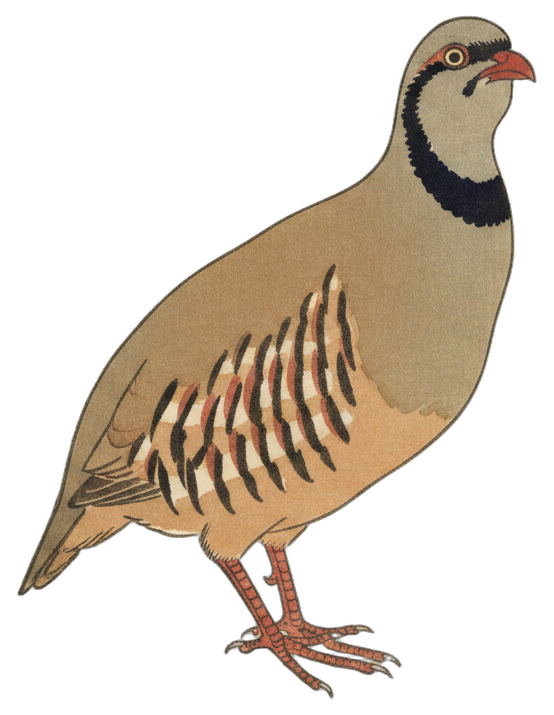
#> input picture avian/assets/illustrations/alectoris-chukar.png, 554 x 715 px
$ python segment_chroma_connected.py ../assets/illustrations/alectoris-chukar.png --out out.png
#> lines starting #> are read from the running program, lines starting #| are printed output that depends on the picture; after the words box and inside, x2 and y2 are one past the last pixel; in counts of white or black regions, pixels touching at a corner belong together
#!/usr/bin/env python3
"""Extract a generated subject from a variable chroma background.

Only key-colored pixels connected to the canvas border are removed. This
preserves pale or slightly key-tinted pixels enclosed by the subject's ink
outline, avoiding the holes that global color keys and semantic matting can
create in silver vehicles.
"""

from __future__ import annotations

import argparse
import statistics
from collections import deque
from pathlib import Path

from PIL import Image


def estimate_border_color(image: Image.Image) -> tuple[int, int, int]:
    pixels = image.load()
    width, height = image.size
    samples = []
    for x in range(width):
        samples.extend((pixels[x, 0][:3], pixels[x, height - 1][:3]))
    for y in range(1, height - 1):
        samples.extend((pixels[0, y][:3], pixels[width - 1, y][:3]))
    return tuple(round(statistics.median(color[channel] for color in samples)) for channel in range(3))


def remove_connected_background(image: Image.Image, tolerance: int) -> Image.Image:
    image = image.convert("RGBA")
    width, height = image.size
    pixels = image.load()
    target = estimate_border_color(image)
    limit = tolerance * tolerance
    background = bytearray(width * height)
    queue: deque[tuple[int, int]] = deque()

    def enqueue(x: int, y: int) -> None:
        index = y * width + x
        if background[index]:
            return
        red, green, blue, _ = pixels[x, y]
        distance = (red - target[0]) ** 2 + (green - target[1]) ** 2 + (blue - target[2]) ** 2
        if distance <= limit:
            background[index] = 1
            queue.append((x, y))

    for x in range(width):
        enqueue(x, 0)
        enqueue(x, height - 1)
    for y in range(1, height - 1):
        enqueue(0, y)
        enqueue(width - 1, y)
    while queue:
        x, y = queue.popleft()
        if x:
            enqueue(x - 1, y)
        if x + 1 < width:
            enqueue(x + 1, y)
        if y:
            enqueue(x, y - 1)
        if y + 1 < height:
            enqueue(x, y + 1)

    alpha = Image.new("L", image.size, 255)
    alpha.putdata([0 if value else 255 for value in background])
    image.putalpha(alpha)
    return image


def keep_largest_component(image: Image.Image) -> Image.Image:
    width, height = image.size
    alpha = image.getchannel("A")
    pixels = alpha.load()
    seen = bytearray(width * height)
    components: list[list[tuple[int, int]]] = []
    for y in range(height):
        for x in range(width):
            index = y * width + x
            if seen[index] or pixels[x, y] == 0:
                continue
            seen[index] = 1
            queue = deque([(x, y)])
            component = []
            while queue:
                cx, cy = queue.popleft()
                component.append((cx, cy))
                for nx, ny in ((cx - 1, cy), (cx + 1, cy), (cx, cy - 1), (cx, cy + 1)):
                    if 0 <= nx < width and 0 <= ny < height:
                        neighbor = ny * width + nx
                        if not seen[neighbor] and pixels[nx, ny] > 0:
                            seen[neighbor] = 1
                            queue.append((nx, ny))
            components.append(component)
    if not components:
        raise RuntimeError("segmentation produced no foreground")
    keep = {y * width + x for x, y in max(components, key=len)}
    alpha.putdata([255 if index in keep else 0 for index in range(width * height)])
    image.putalpha(alpha)
    return image


def main() -> int:
    parser = argparse.ArgumentParser(description=__doc__)
    parser.add_argument("input", type=Path)
    parser.add_argument("--out", type=Path, required=True)
    parser.add_argument("--tolerance", type=int, default=78)
    parser.add_argument("--crop-right", type=int, help="discard pixels at and beyond this x coordinate")
    parser.add_argument("--margin", type=int, default=12)
    args = parser.parse_args()

    image = Image.open(args.input).convert("RGBA")
#> image is the input picture: PIL image 554x715 RGBA; mean R, G, B, A 56.8, 46.4, 34.5, 91
    if args.crop_right is not None:
        image = image.crop((0, 0, min(args.crop_right, image.width), image.height))
    image = keep_largest_component(remove_connected_background(image, args.tolerance))
#> after the loop in estimate_border_color, `for x in range(width):`: samples = 1108 items, first 6: (0, 0, 0), (0, 0, 0), (0, 0, 0), (0, 0, 0), (0, 0, 0), (0, 0, 0)
#> after the loop in estimate_border_color, `for y in range(1, height - 1):`: samples = 2534 items, first 6: (0, 0, 0), (0, 0, 0), (0, 0, 0), (0, 0, 0), (0, 0, 0), (0, 0, 0)
#> in remove_connected_background, `target = estimate_border_color(image)`: target = (0, 0, 0)
#> in remove_connected_background, `alpha = Image.new("L", image.size, 255)`: alpha: PIL image 554x715 L; every value is 255
#> in remove_connected_background, `alpha.putdata([0 if value else 255 for value in background])`:
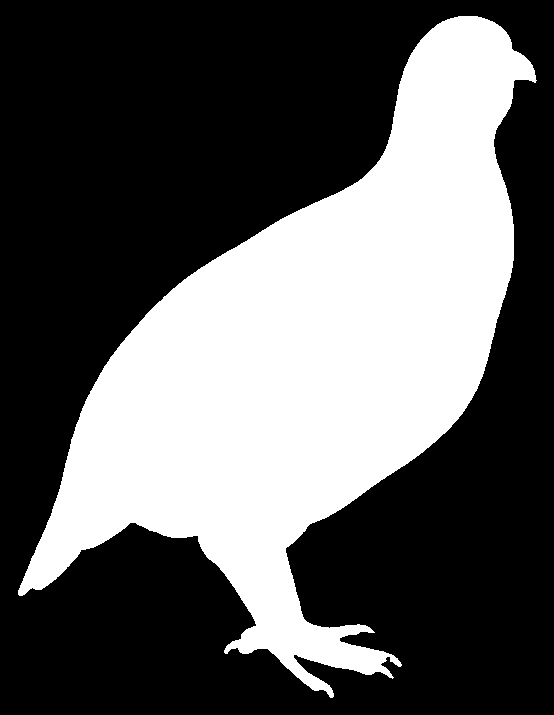
#> alpha: PIL image 554x715 L; 36.5% white; 1 white region, box (x1, y1, x2, y2) and area: (18, 16, 537, 698) 144761
    bbox = image.getchannel("A").getbbox()
    if not bbox:
        raise RuntimeError("segmentation produced an empty foreground")
    margin = max(0, args.margin)
    crop = (
        max(0, bbox[0] - margin), max(0, bbox[1] - margin),
        min(image.width, bbox[2] + margin), min(image.height, bbox[3] + margin),
    )
    image.crop(crop).save(args.out, optimize=True)
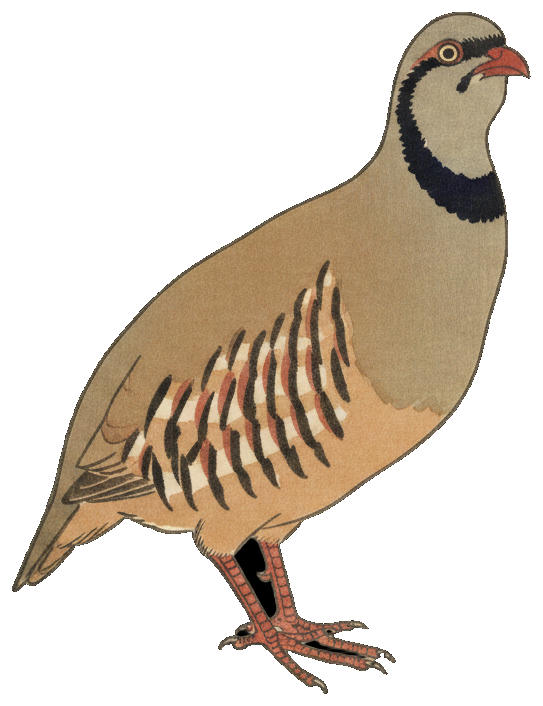
#> saved as out.png: PIL image 543x706 RGBA; mean R, G, B, A 58.7, 47.9, 35.6, 96.3; transparent parts drawn white
    print(f"segmented {args.input.name} -> {args.out}")
    return 0


if __name__ == "__main__":
    raise SystemExit(main())
#> (the program exits here)

$ run again, on avian/assets/illustrations/ammospiza-maritima-2.png
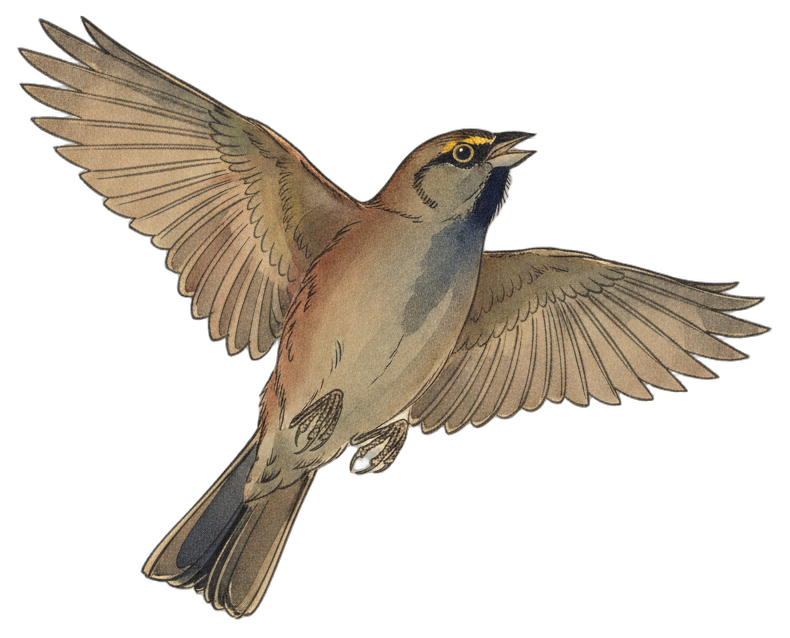
#> input picture avian/assets/illustrations/ammospiza-maritima-2.png, 790 x 638 px
#> in main, image is the input picture: PIL image 790x638 RGBA; mean R, G, B, A 45.2, 38.8, 30.7, 80.4
#> after the loop in estimate_border_color, `for x in range(width):`: samples = 1580 items, first 6: (0, 0, 0), (0, 0, 0), (0, 0, 0), (0, 0, 0), (0, 0, 0), (0, 0, 0)
#> after the loop in estimate_border_color, `for y in range(1, height - 1):`: samples = 2852 items, first 6: (0, 0, 0), (0, 0, 0), (0, 0, 0), (0, 0, 0), (0, 0, 0), (0, 0, 0)
#> target = (0, 0, 0)
#> in remove_connected_background, `alpha.putdata([0 if value else 255 for value in background])`:
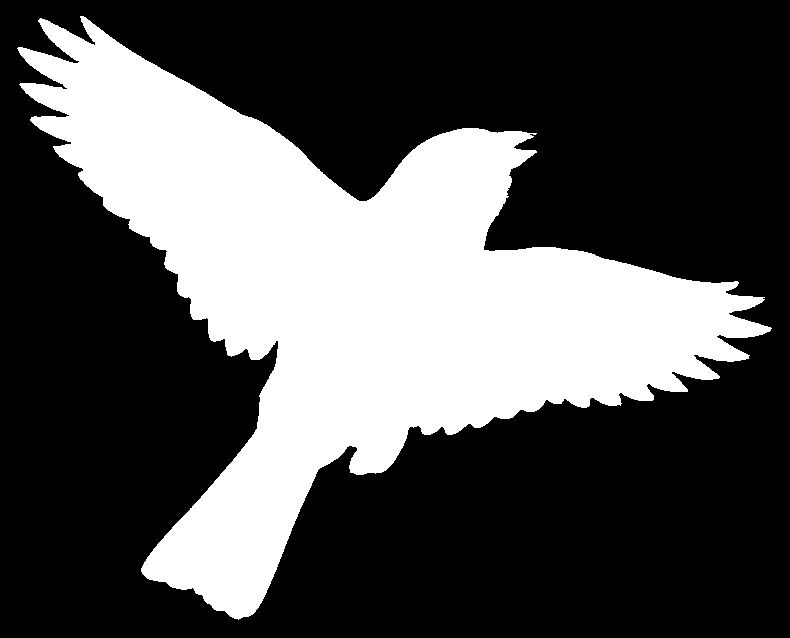
#> alpha: PIL image 790x638 L; 31.9% white; 1 white region, box (x1, y1, x2, y2) and area: (17, 16, 772, 620) 161033
#> in main, `image.crop(crop).save(args.out, optimize=True)`:
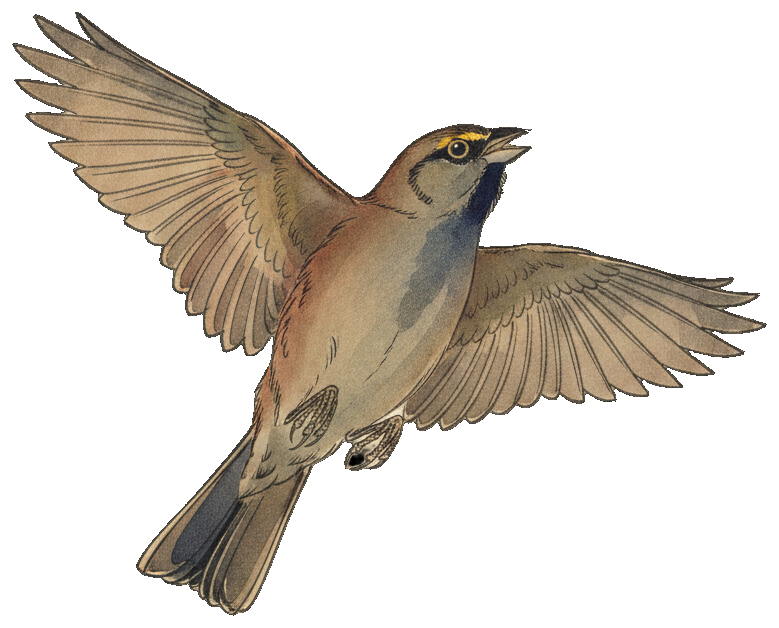
#> saved as out.png: PIL image 779x628 RGBA; mean R, G, B, A 46.5, 40, 31.7, 83.9; transparent parts drawn white

$ run again, on avian/assets/illustrations/ammospiza-maritima.png
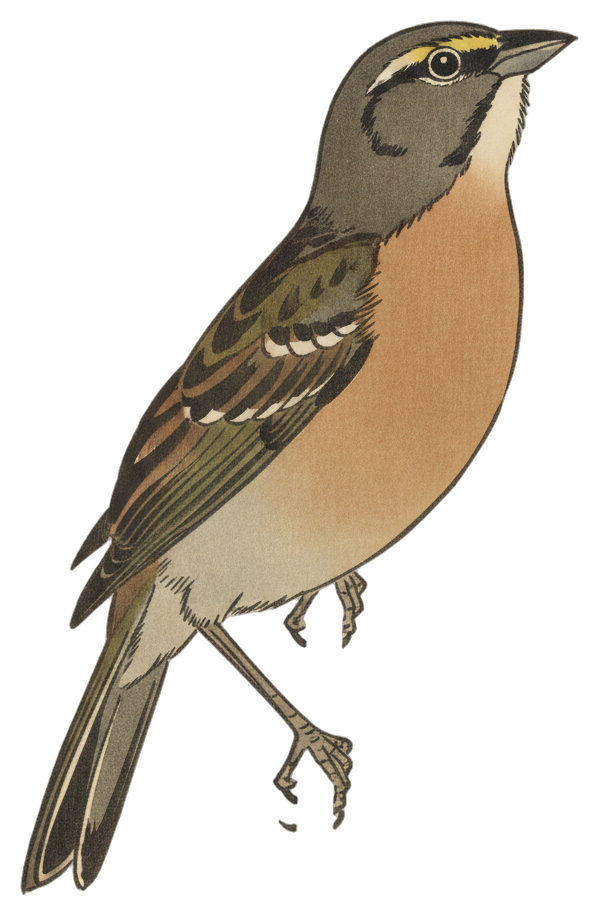
#> input picture avian/assets/illustrations/ammospiza-maritima.png, 597 x 916 px
#> in main, image is the input picture: PIL image 597x916 RGBA; mean R, G, B, A 47.6, 40.2, 30.4, 87.2
#> after the loop in estimate_border_color, `for x in range(width):`: samples = 1194 items, first 6: (0, 0, 0), (0, 0, 0), (0, 0, 0), (0, 0, 0), (0, 0, 0), (0, 0, 0)
#> after the loop in estimate_border_color, `for y in range(1, height - 1):`: samples = 3022 items, first 6: (0, 0, 0), (0, 0, 0), (0, 0, 0), (0, 0, 0), (0, 0, 0), (0, 0, 0)
#> target = (0, 0, 0)
#> in remove_connected_background, `alpha.putdata([0 if value else 255 for value in background])`:
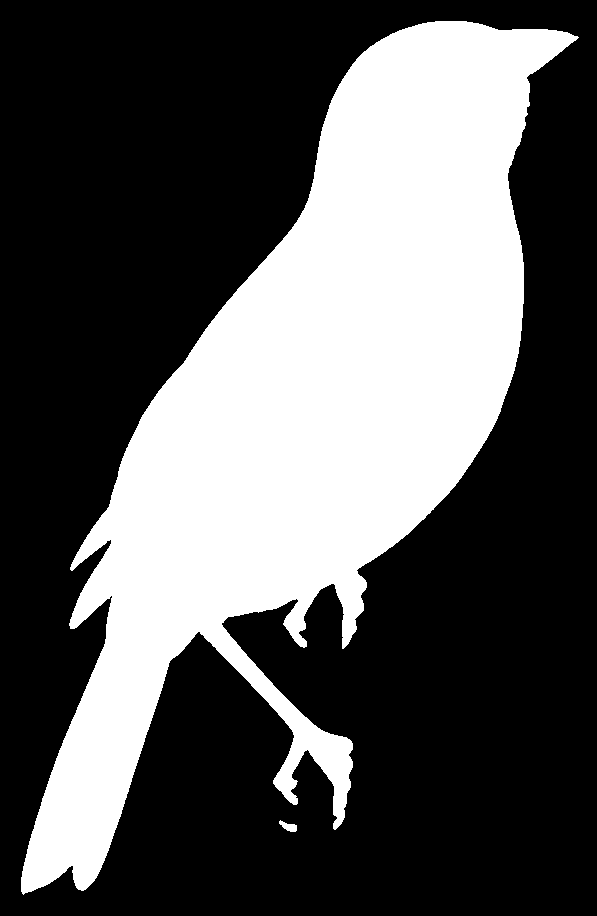
#> alpha: PIL image 597x916 L; 34.6% white; 2 white regions, box (x1, y1, x2, y2) and area: (21, 21, 579, 895) 188866, (279, 820, 297, 832) 118
#> in main, `image.crop(crop).save(args.out, optimize=True)`:
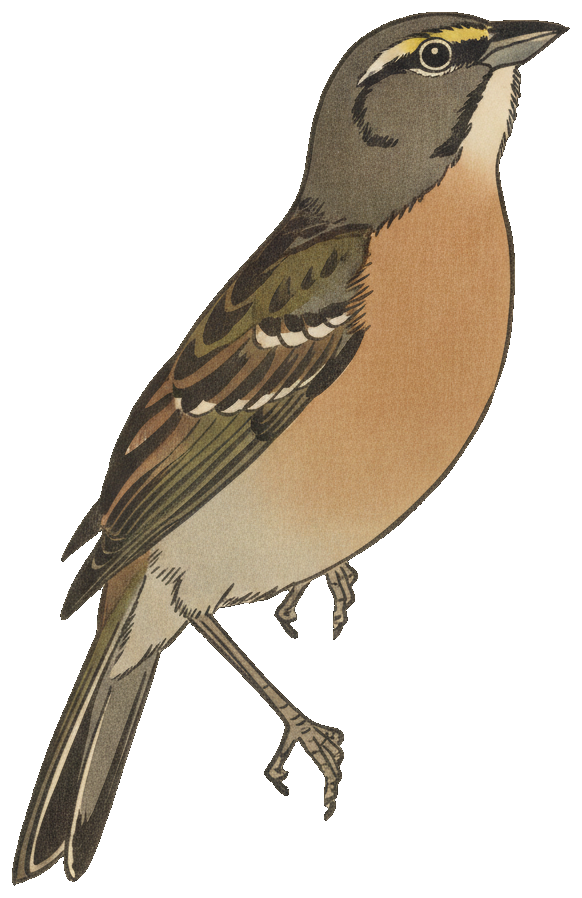
#> saved as out.png: PIL image 582x898 RGBA; mean R, G, B, A 49.8, 42.1, 31.8, 92.1; transparent parts drawn white

$ run again, on avian/assets/illustrations/anser-rossii-2.png
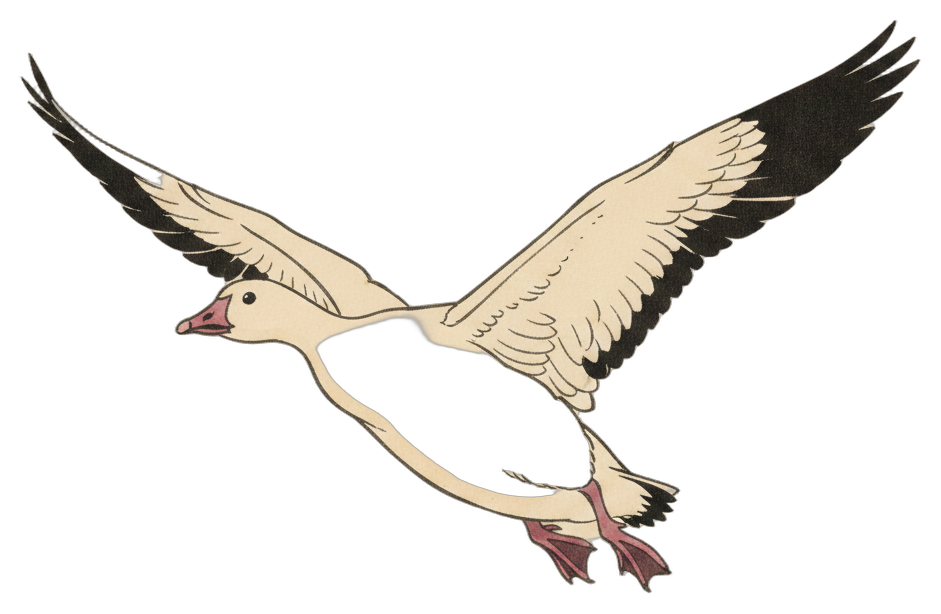
#> input picture avian/assets/illustrations/anser-rossii-2.png, 941 x 614 px
#> in main, image is the input picture: PIL image 941x614 RGBA; mean R, G, B, A 30.4, 27.6, 23.5, 47
#> after the loop in estimate_border_color, `for x in range(width):`: samples = 1882 items, first 6: (0, 0, 0), (0, 0, 0), (0, 0, 0), (0, 0, 0), (0, 0, 0), (0, 0, 0)
#> after the loop in estimate_border_color, `for y in range(1, height - 1):`: samples = 3106 items, first 6: (0, 0, 0), (0, 0, 0), (0, 0, 0), (0, 0, 0), (0, 0, 0), (0, 0, 0)
#> target = (0, 0, 0)
#> in remove_connected_background, `alpha.putdata([0 if value else 255 for value in background])`:
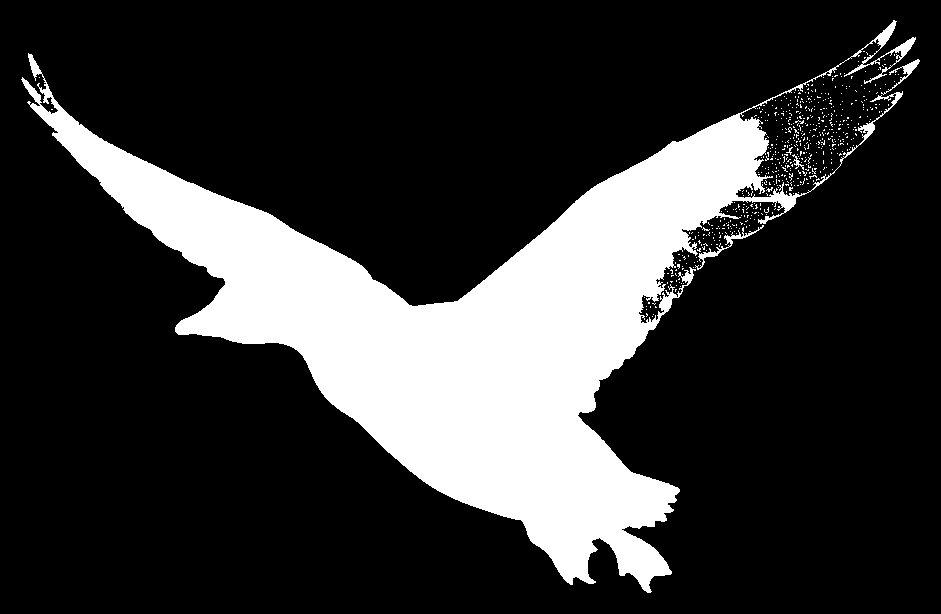
#> alpha: PIL image 941x614 L; 21.1% white; 570 white regions (566 under 20 px), largest, box (x1, y1, x2, y2) and area: (21, 20, 916, 593) 119668, (695, 225, 764, 270) 336, (881, 59, 920, 95) 220, (792, 154, 804, 170) 54
#> in main, `image.crop(crop).save(args.out, optimize=True)`:
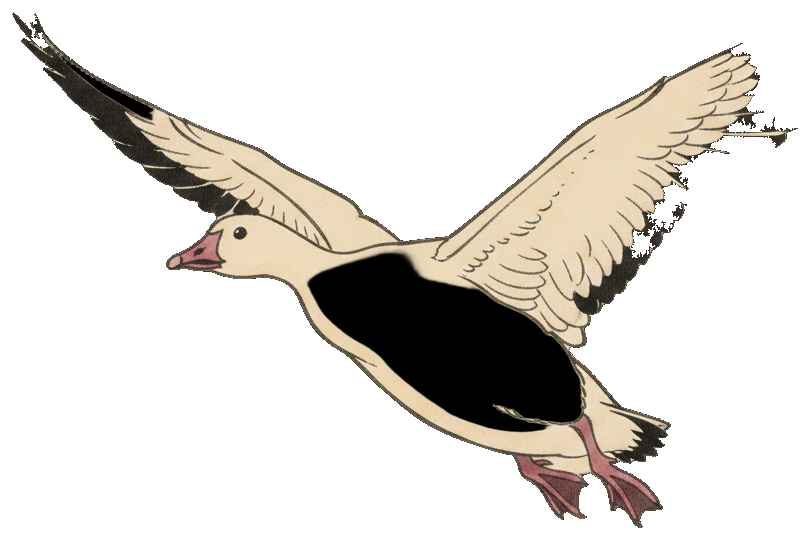
#> saved as out.png: PIL image 810x540 RGBA; mean R, G, B, A 39.3, 35.7, 30.5, 68.7; transparent parts drawn white
